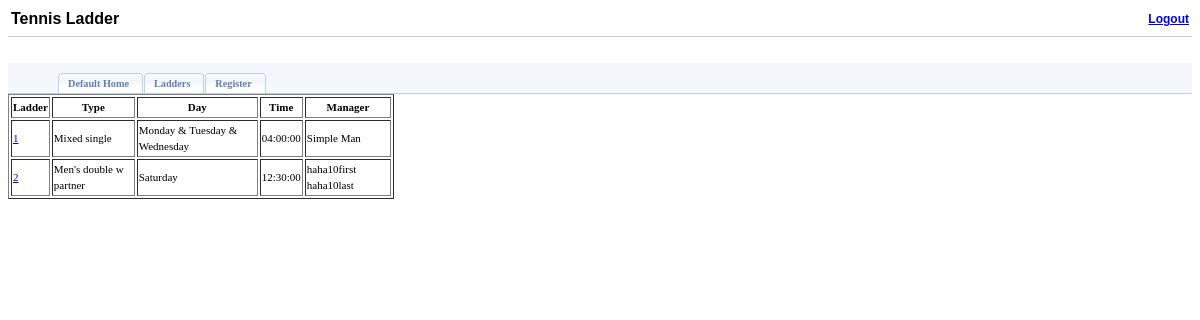
/learning/ladders.php, run on the app's committed database.
### tables this page shows
CREATE TABLE IF NOT EXISTS `ladders` (
  `ladderID` int(11) NOT NULL auto_increment,
  `gender` int(11) NOT NULL,
  `type` int(11) NOT NULL,
  `day` int(11) NOT NULL,
  `time` time NOT NULL,
  `managerID` int(11) NOT NULL,
  PRIMARY KEY  (`ladderID`)
);

CREATE TABLE IF NOT EXISTS `users` (
  `recordID` int(11) NOT NULL auto_increment,
  `member_ID` int(11) NOT NULL,
  `first_Name` varchar(32) NOT NULL,
  `last_Name` varchar(32) NOT NULL,
  `phone` char(10) NOT NULL,
  `address` varchar(50) NOT NULL,
  `usrStatus` tinyint(4) NOT NULL,
  `pwd` char(40) NOT NULL,
  `email` varchar(32) NOT NULL,
  PRIMARY KEY  (`recordID`),
  UNIQUE KEY `uniqueuser` (`member_ID`,`first_Name`)
);

### learning/constants.php (called while the page is built, shortened)
<?php
$tl_gender=array("Men's ","Women's ","Mixed ");
$tl_singledouble=array("single","double w/o partner","double w partner");
$tl_dayOfWeek = array("Monday","Tuesday","Wednesday","Thursday","Friday","Saturday","Sunday");
?>

### learning/functions.php (called while the page is built, shortened)
<?php
function tl_ladderType($gender, $type){
    global $tl_gender;
    global $tl_singledouble;
    return $tl_gender[$gender].$tl_singledouble[$type];
}
function tl_getDayOfWeek($num){
    $thenum=intval($num);
	global $tl_dayOfWeek;
    $oneAlready=false;
    $returnStr="";
    $byte=1;
    for($counter=0; $counter<7; $counter++){
        $index = $thenum & $byte;
        if($oneAlready && $index==$byte) {
            $returnStr = $returnStr." & ".$tl_dayOfWeek[$counter];
        }else if(!$oneAlready && $index==$byte){
            $returnStr = $tl_dayOfWeek[$counter];
            $oneAlready=true;
        }
        $byte*=2;
    }
    return $returnStr;
}
?>

### learning/ladders.php (the view, shortened to what this page needs)
<?php require_once 'init.php';
include "header.inc.php";
?>
<table width="386" border="1">
  <tr>
    <th scope="col">Ladder</th>
    <th scope="col">Type</th>
    <th scope="col">Day</th>
    <th scope="col">Time</th>
    <th scope="col">Manager</th>
  </tr>
  <?php
	$result = mysql_query("select * from ladders", $db) or die("failed to select ladders");
	while($row = mysql_fetch_array($result)){
	$ladderID=$row['ladderID'];
		echo '<tr>';
		echo "<td><a href='showladder.php?id=$ladderID'>$ladderID</a></td>";
		echo '<td>'.tl_ladderType($row['gender'],$row['type']).'</td>';
		echo '<td>'.tl_getDayOfWeek($row['day']).'</td>';
		echo '<td>'.$row['time'].'</td>';
		$manager = mysql_query("select first_Name, last_Name from users where recordID=".mysql_real_escape_string($row['managerID']), $db) or die("failed to select manager");
		if($rowMgr=mysql_fetch_row($manager)){
			echo '<td>'."$rowMgr[0] $rowMgr[1]".'</td>';
		}else{
			echo '<td>---</td>';
		}
		echo '</tr>';
	}
  ?>
</table>
<?php include 'footer.inc.php' ?>

### learning/header.inc.php (shortened to what this page needs)
<!DOCTYPE html PUBLIC "-//W3C//DTD XHTML 1.0 Transitional//EN" "http://www.w3.org/TR/xhtml1/DTD/xhtml1-transitional.dtd">
<html xmlns="http://www.w3.org/1999/xhtml">
<head>
<link rel="stylesheet" href="style.css" type="text/css" />
</head>
<body>
<table width="100%" border="0">
  <tr>
    <td><h1>Tennis Ladder</h1></td>
    <td><h2 align="right"><a href="logout.php">Logout</a></h2></td>
  </tr>
</table>
<hr />
<div id="tabs">
  <ul>
  <?php
    $usrStatus=$_SESSION["user"]->usrStatus;
  	if  ($usrStatus == USR_ADMIN) {
    echo '<li><a href="index.php"><span>Administrator Home</span></a></li>
    <li><a href="editladderselect.php"><span>Edit Ladders</span></a></li>
    <li><a href="managerEdit.php"><span>Edit Ladder Chair</span></a></li>
    <li><a href="userEdit.php"><span>Edit Users</span></a></li>
    <li><a href="profile.php"><span>My Profile</span></a></li>';
	}
	else if ($usrStatus == USR_MANAGER) {
	echo '<li><a href="index.php"><span>Manager Home</span></a></li>
    <li><a href="editladderselect.php"><span>Edit Ladders</span></a></li>
    <li><a href="userEdit.php"><span>Edit Users</span></a></li>
	<li><a href="profile.php"><span>My Profile</span></a></li>';
	}
	else if ($usrStatus == USR_USER) {
	echo '<li><a href="index.php"><span>User Home</span></a></li>
    <li><a href="myladders.php"><span>My Ladders</span></a></li>
    <li><a href="stats.php"><span>My Stats</span></a></li>
    <li><a href="profile.php"><span>My Profile</span></a></li>';
	}
	else {
	echo '<li><a href="index.php"><span>Default Home</span></a></li>
    <li><a href="ladders.php"><span>Ladders</span></a></li>
	<li><a href="register.php"><span>Register</span></a></li>';
	}
	?>
  </ul>
</div>
<div id="content">
<br/>

### learning/footer.inc.php (shortened to what this page needs)
</div>
</body>
</html>

### learning/style.css (style rules this page uses)
body { font: 11px/1.5em Verdana; }
h1 { font-family:Verdana, Arial, Helvetica, sans-serif; font-size:16px; font-weight:bold; margin:0; padding:0; }
h2 { font-family:Verdana, Arial, Helvetica, sans-serif; font-size:12px; right:auto; margin:0; padding:0; }
hr { border:none; border-top:1px solid #CCCCCC; height:1px; margin-bottom:25px; }
#tabs { float:left; width:100%; background:#F4F7FB; font-weight:bold; font-size:93%; line-height:normal; border-bottom:1px solid #BCD2E6; }
#tabs ul { margin:0; padding:10px 10px 0 50px; list-style:none; }
#tabs li { display:inline; margin:0; padding:0; }
#tabs a { float:left; background:url("tableft.gif") no-repeat left top; margin:0; padding:0 0 0 4px; text-decoration:none; }
#tabs a span { float:left; display:block; background:url("tabright.gif") no-repeat right top; padding:5px 15px 4px 6px; color:#627EB7; }
#tabs a span { float:none; }

### data on the page
ladders: ladderID "1", tl_ladderType($row['gender'],$row['type']) "Mixed single", day "Monday & Tuesday & Wednesday", time "04:00:00", users.first_Name "Simple", users.last_Name "Man"
ladders: ladderID "2", tl_ladderType($row['gender'],$row['type']) "Men's double w partner", day "Saturday", time "12:30:00", users.first_Name "haha10first", users.last_Name "haha10last"
